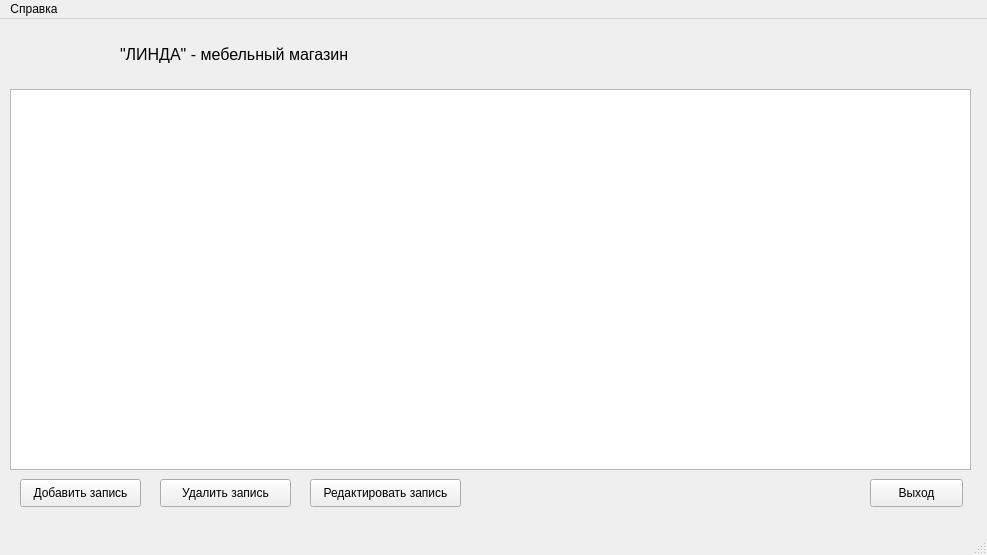
<?xml version="1.0" encoding="UTF-8"?>
<ui version="4.0">
 <class>MainWindow</class>
 <widget class="QMainWindow" name="MainWindow">
  <property name="geometry">
   <rect>
    <x>0</x>
    <y>0</y>
    <width>987</width>
    <height>555</height>
   </rect>
  </property>
  <property name="windowTitle">
   <string>MainWindow</string>
  </property>
  <widget class="QWidget" name="centralwidget">
   <widget class="QTableView" name="tableView">
    <property name="geometry">
     <rect>
      <x>10</x>
      <y>70</y>
      <width>961</width>
      <height>381</height>
     </rect>
    </property>
   </widget>
   <widget class="QPushButton" name="pushButton">
    <property name="geometry">
     <rect>
      <x>20</x>
      <y>460</y>
      <width>121</width>
      <height>28</height>
     </rect>
    </property>
    <property name="text">
     <string>Добавить запись</string>
    </property>
   </widget>
   <widget class="QPushButton" name="pushButton_2">
    <property name="geometry">
     <rect>
      <x>160</x>
      <y>460</y>
      <width>131</width>
      <height>28</height>
     </rect>
    </property>
    <property name="text">
     <string>Удалить запись</string>
    </property>
   </widget>
   <widget class="QPushButton" name="pushButton_3">
    <property name="geometry">
     <rect>
      <x>310</x>
      <y>460</y>
      <width>151</width>
      <height>28</height>
     </rect>
    </property>
    <property name="text">
     <string>Редактировать запись</string>
    </property>
   </widget>
   <widget class="QPushButton" name="pushButton_4">
    <property name="geometry">
     <rect>
      <x>870</x>
      <y>460</y>
      <width>93</width>
      <height>28</height>
     </rect>
    </property>
    <property name="text">
     <string>Выход</string>
    </property>
   </widget>
   <widget class="QLabel" name="label">
    <property name="geometry">
     <rect>
      <x>10</x>
      <y>0</y>
      <width>81</width>
      <height>61</height>
     </rect>
    </property>
    <property name="text">
     <string/>
    </property>
    <property name="pixmap">
     <pixmap>окно логина.jpg</pixmap>
    </property>
    <property name="scaledContents">
     <bool>true</bool>
    </property>
   </widget>
   <widget class="QLabel" name="label_2">
    <property name="geometry">
     <rect>
      <x>120</x>
      <y>10</y>
      <width>331</width>
      <height>51</height>
     </rect>
    </property>
    <property name="font">
     <font>
      <pointsize>12</pointsize>
     </font>
    </property>
    <property name="text">
     <string>&quot;ЛИНДА&quot; - мебельный магазин</string>
    </property>
   </widget>
  </widget>
  <widget class="QMenuBar" name="menubar">
   <property name="geometry">
    <rect>
     <x>0</x>
     <y>0</y>
     <width>987</width>
     <height>26</height>
    </rect>
   </property>
   <widget class="QMenu" name="menu">
    <property name="title">
     <string>Справка</string>
    </property>
    <addaction name="action"/>
    <addaction name="action_2"/>
   </widget>
   <addaction name="menu"/>
  </widget>
  <widget class="QStatusBar" name="statusbar"/>
  <action name="action">
   <property name="text">
    <string>Об авторе</string>
   </property>
  </action>
  <action name="action_2">
   <property name="text">
    <string>Руководство пользователя</string>
   </property>
  </action>
 </widget>
 <resources/>
 <connections/>
</ui>
